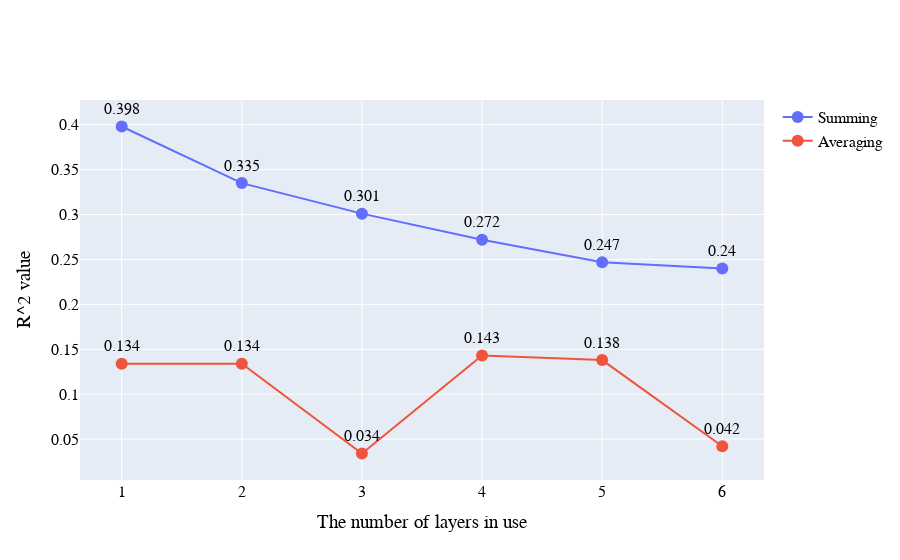

The cell this chart's notebook holds for it:
### Code cell
# ONLY BERT MULTIPLE LAYERS SUM + AVERAGE

layers = [x for x in range(6, 12)]

r2l = pd.DataFrame(data=r, columns=['r_sum'])
r2l['layer'] = layers
r2l['r_avg'] = r_avg

import plotly.graph_objects as go

fig = go.Figure()
[6, 5, 4, 3, 2, 1]
fig.add_trace(go.Scatter(y  = r2l['r_sum'], x = [6, 5, 4, 3, 2, 1], mode = 'text+lines+markers', text = r2l['r_sum'], \
    textposition='top center', name = 'Summing'))

fig.add_trace(go.Scatter(y  = r2l['r_avg'], x = [6, 5, 4, 3, 2, 1], mode = 'text+lines+markers', text = r2l['r_avg'], \
    textposition='top center', name = 'Averaging'))

fig.update_traces(marker=dict(size=12))

fig.update_layout(
    font_family="Times Newer Roman",
    font_color="black",
    title_font_family="Times New Roman",
    font_size=16,
    xaxis_title="The number of layers in use",
    yaxis_title="R^2 value"
)

config = {
  'toImageButtonOptions': {
    'format': 'png', # one of png, svg, jpeg, webp
    'filename': 'r2_layers',
    'height': 1080,
    'width': 1920,
    'scale': 1 # Multiply title/legend/axis/canvas sizes by this factor
  }
}
axis = -r2l['layer'] + 12
fig.update_xaxes(#tickangle=45,
                 #tickmode = 'array',
                 tickvals = [str(x) for x in axis.values],
                 type='category',
                 autorange = False)
                # ticktext= [d.strftime('%Y-%m-%d') for d in datelist])
fig['layout']['xaxis']['autorange'] = "reversed"
fig.show(config={'toImageButtonOptions': {'width': None, 'height': None}})

### Figure 1 — Plotly figure (JSON) as saved in the notebook; plotly's stock layout.template omitted (floating-point values rounded to 4 significant figures)
{"data": [{"marker": {"size": 12}, "mode": "text+lines+markers", "name": "Summing", "text": ["0.24", "0.247", "0.272", "0.301", "0.335", "0.398"], "textposition": "top center", "type": "scatter", "x": [6, 5, 4, 3, 2, 1], "y": [0.24, 0.247, 0.272, 0.301, 0.335, 0.398]}, {"marker": {"size": 12}, "mode": "text+lines+markers", "name": "Averaging", "text": ["0.042", "0.138", "0.143", "0.034", "0.134", "0.134"], "textposition": "top center", "type": "scatter", "x": [6, 5, 4, 3, 2, 1], "y": [0.042, 0.138, 0.143, 0.034, 0.134, 0.134]}], "layout": {"font": {"color": "black", "family": "Times Newer Roman", "size": 16}, "title": {"font": {"family": "Times New Roman"}}, "xaxis": {"autorange": "reversed", "tickvals": ["6", "5", "4", "3", "2", "1"], "title": {"text": "The number of layers in use"}, "type": "category"}, "yaxis": {"title": {"text": "R^2 value"}}}}
